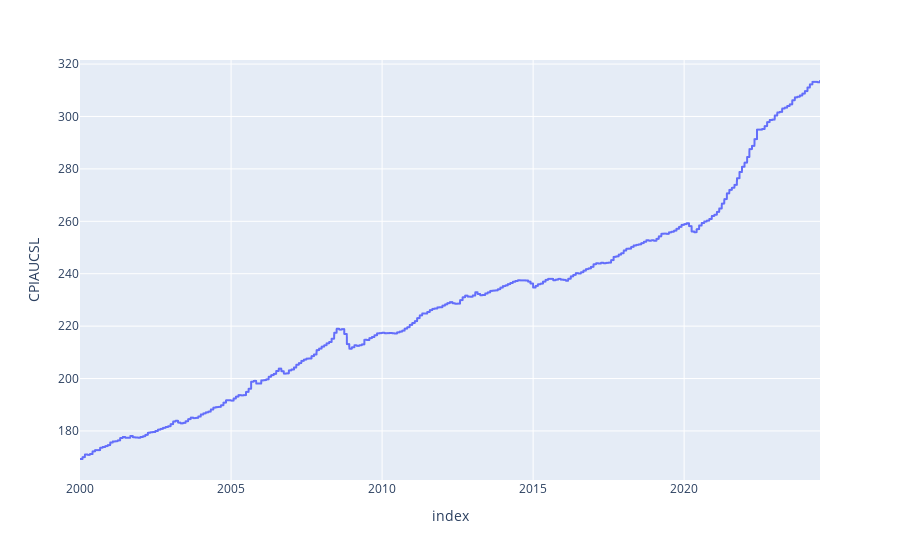

The cell this chart's notebook holds for it:
### Code cell
# plot the federal funds rate
import plotly.express as px

fig = px.line(data, x=data.index, y='CPIAUCSL')
fig.show()

### Figure 1 — Plotly figure (JSON) as saved in the notebook; plotly's stock layout.template omitted (floating-point values rounded to 4 significant figures; data arrays with more than 128 entries replaced by an {"elided": "..."} marker saying what was removed)
{"data": [{"hovertemplate": "index=%{x}<br>CPIAUCSL=%{y}<extra></extra>", "legendgroup": "", "line": {"color": "#636efa", "dash": "solid"}, "marker": {"symbol": "circle"}, "mode": "lines", "name": "", "showlegend": false, "type": "scattergl", "x": {"elided": "8949 str values"}, "xaxis": "x", "y": {"elided": "8949 float values"}, "yaxis": "y"}], "layout": {"legend": {"tracegroupgap": 0}, "margin": {"t": 60}, "xaxis": {"anchor": "y", "domain": [0, 1], "title": {"text": "index"}}, "yaxis": {"anchor": "x", "domain": [0, 1], "title": {"text": "CPIAUCSL"}}}}
